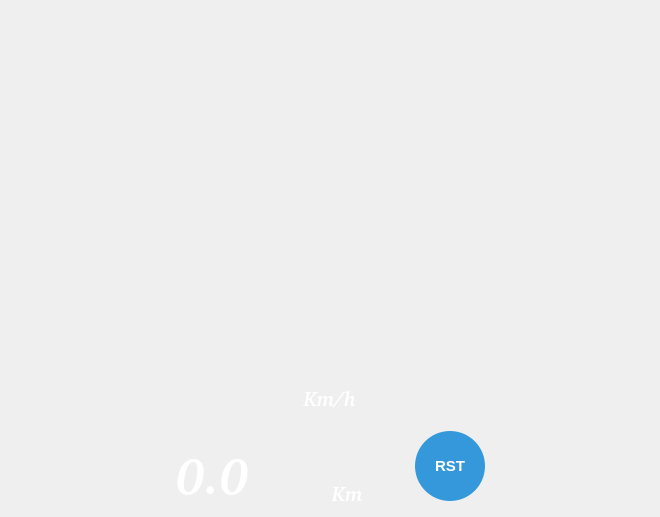
         <widget class="QWidget" name="cockpit">
          <attribute name="title">
           <string>COCKPIT</string>
          </attribute>
          <layout class="QGridLayout" name="gridLayout_6">
           <item row="1" column="0">
            <spacer name="horizontalSpacer_17">
             <property name="orientation">
              <enum>Qt::Horizontal</enum>
             </property>
             <property name="sizeHint" stdset="0">
              <size>
               <width>40</width>
               <height>20</height>
              </size>
             </property>
            </spacer>
           </item>
           <item row="1" column="2">
            <spacer name="horizontalSpacer_18">
             <property name="orientation">
              <enum>Qt::Horizontal</enum>
             </property>
             <property name="sizeHint" stdset="0">
              <size>
               <width>40</width>
               <height>20</height>
              </size>
             </property>
            </spacer>
           </item>
           <item row="0" column="1">
            <widget class="gauge" name="accelGauge" native="true">
             <property name="minimumSize">
              <size>
               <width>0</width>
               <height>0</height>
              </size>
             </property>
             <layout class="QGridLayout" name="gridLayout_8">
              <item row="1" column="2">
               <spacer name="horizontalSpacer_20">
                <property name="orientation">
                 <enum>Qt::Horizontal</enum>
                </property>
                <property name="sizeHint" stdset="0">
                 <size>
                  <width>40</width>
                  <height>20</height>
                 </size>
                </property>
               </spacer>
              </item>
              <item row="3" column="1">
               <widget class="QLabel" name="label_8">
                <property name="font">
                 <font>
                  <family>URW Gothic [UKWN]</family>
                  <pointsize>-1</pointsize>
                  <italic>true</italic>
                  <bold>true</bold>
                 </font>
                </property>
                <property name="styleSheet">
                 <string notr="true">background-color:  rgba(0, 0, 0, 0);
color: white;
font-size: 20px;
font-weight: bold;
border-radius: 80px;</string>
                </property>
                <property name="text">
                 <string>Km/h</string>
                </property>
                <property name="alignment">
                 <set>Qt::AlignCenter</set>
                </property>
               </widget>
              </item>
              <item row="1" column="0">
               <spacer name="horizontalSpacer_19">
                <property name="orientation">
                 <enum>Qt::Horizontal</enum>
                </property>
                <property name="sizeHint" stdset="0">
                 <size>
                  <width>40</width>
                  <height>20</height>
                 </size>
                </property>
               </spacer>
              </item>
              <item row="2" column="1">
               <spacer name="verticalSpacer_14">
                <property name="orientation">
                 <enum>Qt::Vertical</enum>
                </property>
                <property name="sizeType">
                 <enum>QSizePolicy::Minimum</enum>
                </property>
                <property name="sizeHint" stdset="0">
                 <size>
                  <width>20</width>
                  <height>20</height>
                 </size>
                </property>
               </spacer>
              </item>
              <item row="0" column="1">
               <spacer name="verticalSpacer_18">
                <property name="orientation">
                 <enum>Qt::Vertical</enum>
                </property>
                <property name="sizeType">
                 <enum>QSizePolicy::Minimum</enum>
                </property>
                <property name="sizeHint" stdset="0">
                 <size>
                  <width>20</width>
                  <height>40</height>
                 </size>
                </property>
               </spacer>
              </item>
              <item row="1" column="1">
               <widget class="QLabel" name="velLavel">
                <property name="minimumSize">
                 <size>
                  <width>460</width>
                  <height>300</height>
                 </size>
                </property>
                <property name="maximumSize">
                 <size>
                  <width>460</width>
                  <height>300</height>
                 </size>
                </property>
                <property name="font">
                 <font>
                  <family>URW Gothic [UKWN]</family>
                  <pointsize>-1</pointsize>
                  <italic>true</italic>
                  <bold>true</bold>
                 </font>
                </property>
                <property name="styleSheet">
                 <string notr="true">background-color:  rgba(0, 0, 0, 0);
color: white;
font-size: 220px;
font-weight: bold;
border-radius: 80px;</string>
                </property>
                <property name="text">
                 <string>0</string>
                </property>
                <property name="alignment">
                 <set>Qt::AlignCenter</set>
                </property>
               </widget>
              </item>
             </layout>
            </widget>
           </item>
           <item row="1" column="1">
            <layout class="QGridLayout" name="gridLayout_7">
             <property name="sizeConstraint">
              <enum>QLayout::SetFixedSize</enum>
             </property>
             <item row="0" column="5">
              <widget class="QPushButton" name="rstKmBtn">
               <property name="styleSheet">
                <string notr="true"> QPushButton {
        width: 70px;
        height: 70px;
        background-color: #3498db;
        color: white;
        border: none;
        border-radius: 35px;
		font-weight: bold;
		font-size: 15px;

    }

    QPushButton:hover {
        background-color: #5dade2;
    }

    QPushButton:pressed {
        background-color: #2e86c1;
        padding-top: 2px;
        padding-left: 2px;
    }

    QPushButton:disabled {
        background-color: #95a5a6;
        color: #ecf0f1;
    }</string>
               </property>
               <property name="text">
                <string>RST</string>
               </property>
              </widget>
             </item>
             <item row="0" column="6">
              <spacer name="horizontalSpacer_5">
               <property name="orientation">
                <enum>Qt::Horizontal</enum>
               </property>
               <property name="sizeHint" stdset="0">
                <size>
                 <width>40</width>
                 <height>20</height>
                </size>
               </property>
              </spacer>
             </item>
             <item row="0" column="1">
              <spacer name="horizontalSpacer_13">
               <property name="orientation">
                <enum>Qt::Horizontal</enum>
               </property>
               <property name="sizeHint" stdset="0">
                <size>
                 <width>40</width>
                 <height>20</height>
                </size>
               </property>
              </spacer>
             </item>
             <item row="0" column="3">
              <widget class="QLabel" name="label_12">
               <property name="font">
                <font>
                 <family>URW Gothic [UKWN]</family>
                 <pointsize>-1</pointsize>
                 <italic>true</italic>
                 <bold>true</bold>
                </font>
               </property>
               <property name="styleSheet">
                <string notr="true">color: white;
font-size: 20px;
font-weight: bold;
border-radius: 80px;</string>
               </property>
               <property name="text">
                <string>Km </string>
               </property>
               <property name="alignment">
                <set>Qt::AlignBottom|Qt::AlignLeading|Qt::AlignLeft</set>
               </property>
              </widget>
             </item>
             <item row="0" column="4">
              <spacer name="horizontalSpacer_14">
               <property name="orientation">
                <enum>Qt::Horizontal</enum>
               </property>
               <property name="sizeType">
                <enum>QSizePolicy::Maximum</enum>
               </property>
               <property name="sizeHint" stdset="0">
                <size>
                 <width>40</width>
                 <height>20</height>
                </size>
               </property>
              </spacer>
             </item>
             <item row="0" column="2">
              <widget class="QLabel" name="kmLabel">
               <property name="minimumSize">
                <size>
                 <width>150</width>
                 <height>80</height>
                </size>
               </property>
               <property name="maximumSize">
                <size>
                 <width>150</width>
                 <height>80</height>
                </size>
               </property>
               <property name="font">
                <font>
                 <family>URW Gothic [UKWN]</family>
                 <pointsize>-1</pointsize>
                 <italic>true</italic>
                 <bold>true</bold>
                </font>
               </property>
               <property name="styleSheet">
                <string notr="true">color: white;
font-size: 50px;
font-weight: bold;
border-radius: 80px;</string>
               </property>
               <property name="frameShape">
                <enum>QFrame::NoFrame</enum>
               </property>
               <property name="text">
                <string>0.0</string>
               </property>
               <property name="alignment">
                <set>Qt::AlignBottom|Qt::AlignLeading|Qt::AlignLeft</set>
               </property>
              </widget>
             </item>
            </layout>
           </item>
          </layout>
         </widget>
